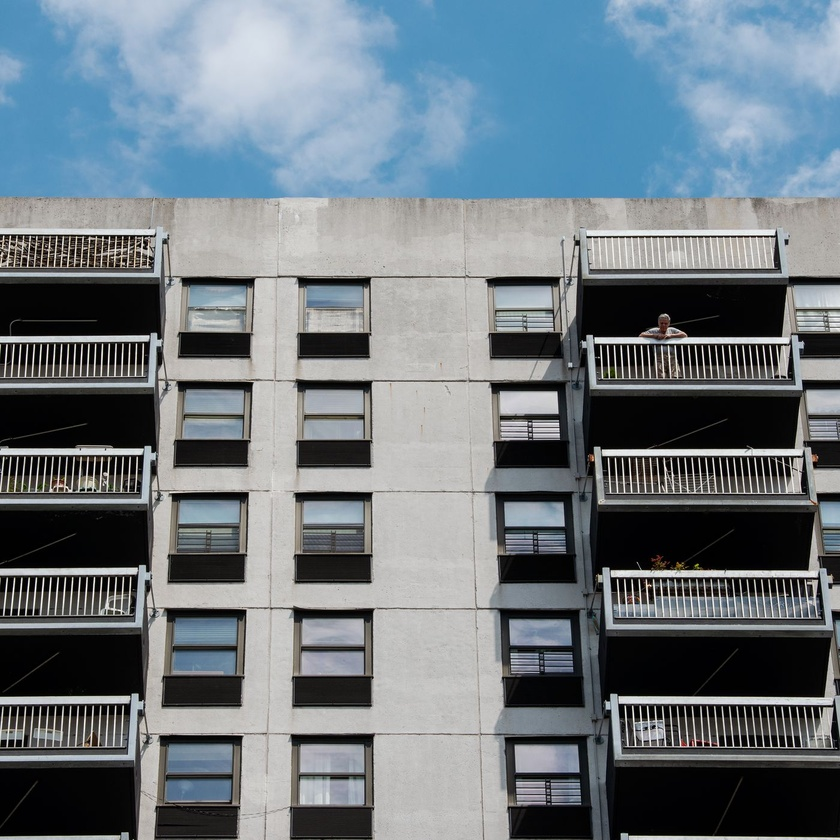
#> input picture python/examples/edge-detection/laplacian-edge-detection/building.jpg, 840 x 840 px, shrunk from 1400 x 1400 before the run
$ python main.py   (older library calls are emulated)
#> lines starting #> are read from the running program, lines starting #| are printed output that depends on the picture
import cv2

# Read image
img = cv2.imread('building.jpg', cv2.IMREAD_COLOR)
#> img is the input picture: shape (840, 840, 3); mean B, G, R 127.8, 120.2, 109.4

# Convert image to grayscale
gray = cv2.cvtColor(img, cv2.COLOR_BGR2GRAY)
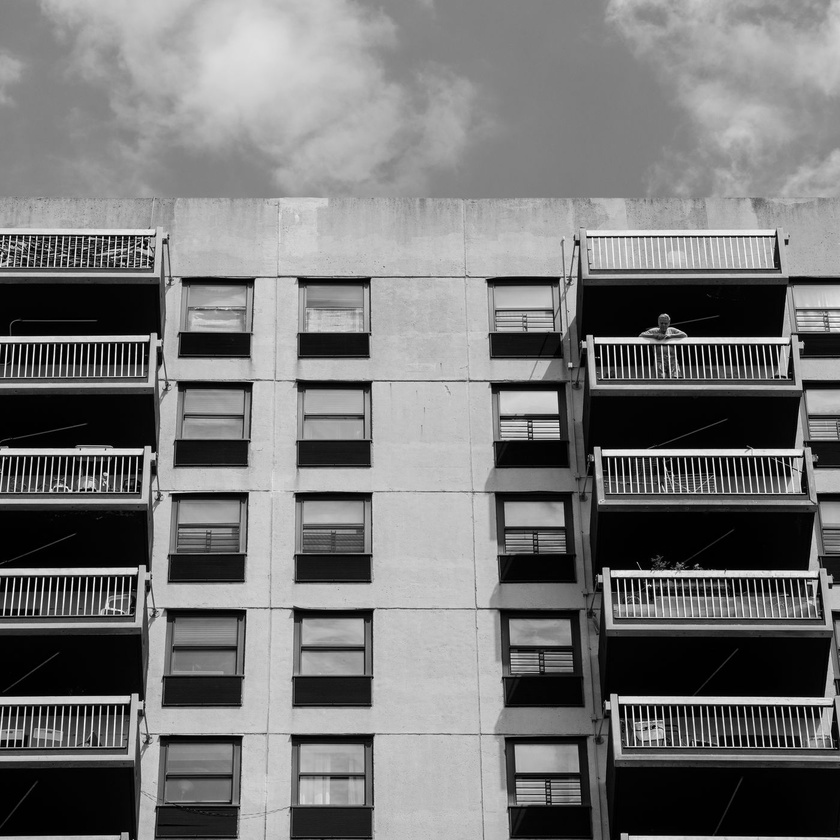
#> gray: shape (840, 840); min 0, max 255, mean 117.8

# Reduce noise in the image
gray = cv2.GaussianBlur(gray, (3, 3), 0)

# Apply laplacian filter
filtered_image = cv2.Laplacian(img, ksize=3, ddepth=cv2.CV_16S)
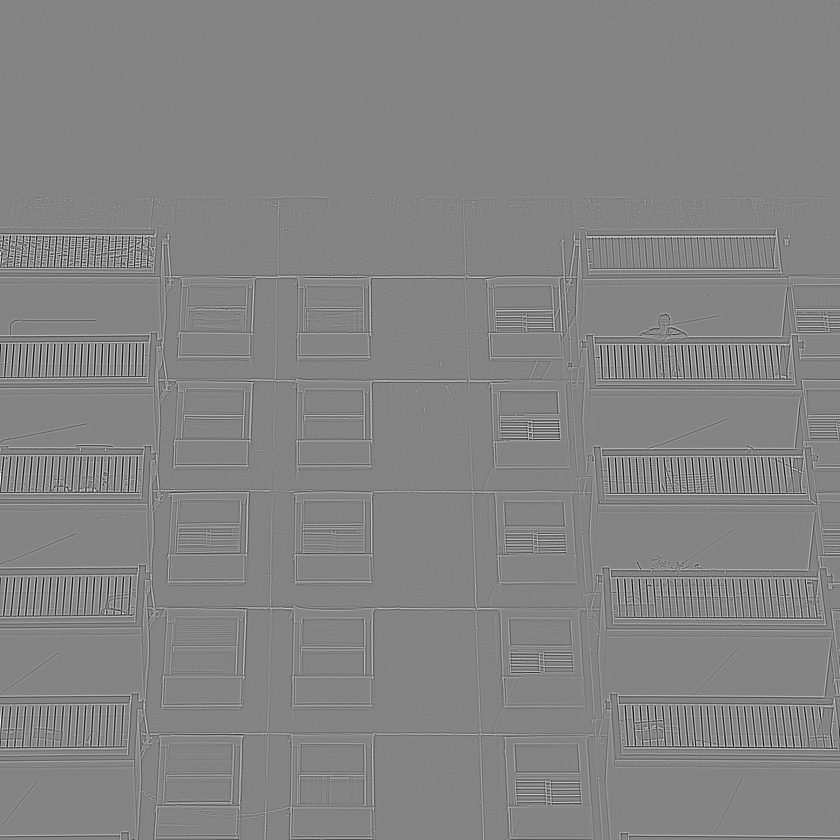
#> filtered_image: shape (840, 840, 3) int16; mean B, G, R -0.1, -0.1, -0.1; drawn with min black and max white

# Convert to uint8
filtered_image = cv2.convertScaleAbs(filtered_image)
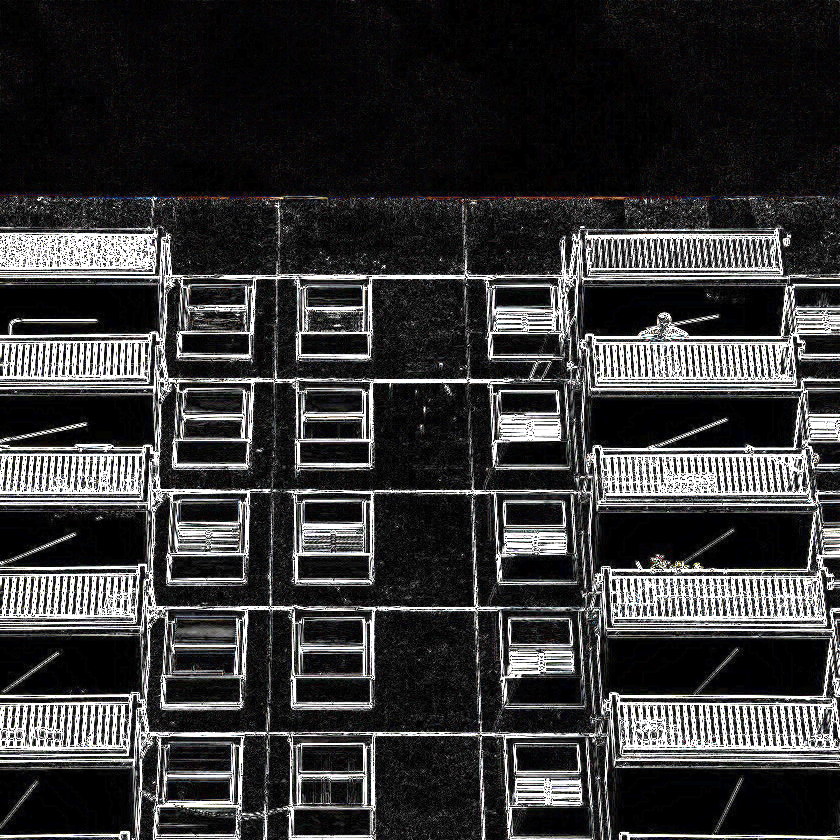
#> filtered_image: shape (840, 840, 3); mean B, G, R 55.3, 54.9, 55.2

cv2.imshow('original', img)
cv2.imshow('filtered', filtered_image)
cv2.waitKey(0)
